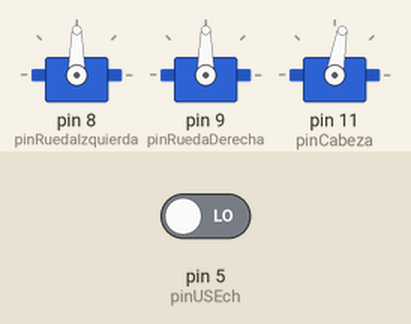
Simulated run of this sketch. Board: Arduino Uno, built with avr-gcc and run on an emulated ATmega328P. Shown: 3 × servo. Inputs (shaded band) come from the test bench; at power-on: pin 5 (pinUSEch) LOW.

Above: at 0.1 s.
At 2.1 s:
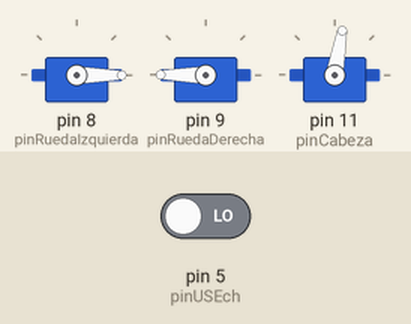
Timing chart, 0 to 3.6 s (numbered marks = the images above):
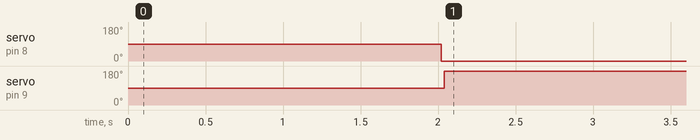

The sketch:

EvitaObstaculos.ino
```cpp
/******************************************************************
 *                           Librerias                            *
 ******************************************************************/

#include <Servo.h>

/******************************************************************
 *                    Definicion de variable                      *
 ******************************************************************/

/* Definicion de Pines para la placa */

#define pinRuedaIzquierda              8
#define pinRuedaDerecha                9
#define pinCabeza                     11
#define pinUSTri                       4   /*   Sensor ultrasonico trigger */
#define pinUSEch                       5   /*   Sensor ultrasonico echo    */

/* Definicion de los valores que se pones a los servos de rotación continua,
 es decir, a las ruedas */
#define ruedaParadaValor              90
#define ruedaIzquierdaAvanceValor      0
#define ruedaIzquierdaRetrocesoValor 180
#define ruedaDerechaAvanceValor      180
#define ruedaDerechaRetrocesoValor     0

/* Definimos los posibles estados de la maquina de estados del programa */
#define CONTROL_MANUAL                 0
#define SEGUIR_LINEAS                  1
#define EVITAR_LUCES                   2
#define EVITAR_OBSTACULOS              3

/* Variable que controla el estado actual del programa */
int estadoActual;

/* Objetos de la clase servo para cada servo */
Servo ruedaIzquierda;                         /*  Valores entre 0 y 180  */
Servo ruedaDerecha;                           /*  Valores entre 0 y 180  */

/* Variables del modo evitar obstaculos */
#define US_ANGULO_CENTRO                     80
#define US_ANGULO_IZQUIERDA                 110
#define US_ANGULO_DERECHA                    50
#define US_DELAY_ESPERA_RESPUESTA           500
#define OBSTACULO_DETECTADO                   0
#define OBSTACULO_NO_DETECTADO                1
#define DELAY_BUSCAR_OBSTACULO_CABEZA       500
int obstaculo = OBSTACULO_NO_DETECTADO;
Servo cabeza;                                 /*  Valores entre 0 y 180  */
boolean ibaHaciaDelante = true;
int ultimoAnguloCabeza;

/* El modo de evitar obstaculo consume mucho tiempo, durante el cual
   los datos recividos por el Bluetooth no se esten tratando. Para
   solucionar esto se ha divido el algoritmo en varias partes de forma
   que entre las diferentes etapas se procesen los datos recibidos */
#define US_STATE_CHECK_NO_EMPEZADO          0
#define US_STATE_CHECK_CENTRO               1
#define US_STATE_CHECK_DERECHA              2
#define US_STATE_CHECK_IZQUIERDA            3

int ultimoEstadoUS = US_STATE_CHECK_NO_EMPEZADO;
void (*pt2Funcion)() = NULL;

/* Delay por defecto */
#define delayDefecto                 10

/******************************************************************
 *                     Definicion de funciones                    *
 ******************************************************************/

//bqBAT (bq US)
long TP_init_4_5() {
  digitalWrite(pinUSTri, LOW);
  delayMicroseconds(2);
  digitalWrite(pinUSTri, HIGH);
  delayMicroseconds(10);
  digitalWrite(pinUSTri, LOW);
  long microsegundos = pulseIn(pinUSEch ,HIGH);
  return microsegundos;
}

long distancia_4_5() {
  long microsegundos = TP_init_4_5();
  long distancia;
  distancia = microsegundos/29/2;
  return distancia;
}


void girarCabeza(int angulo, int duracionDelay) {
  cabeza.write(angulo);
  delay(duracionDelay);
  ultimoAnguloCabeza = angulo;
}

int buscarObstaculo(int angulo) {
  int distancia = 0;

  if(angulo != ultimoAnguloCabeza)
  {
    girarCabeza(angulo, DELAY_BUSCAR_OBSTACULO_CABEZA);
  }

  distancia = distancia_4_5();

  if ((distancia != 0) && (distancia < 25)) {
    return OBSTACULO_DETECTADO;

  }

  return OBSTACULO_NO_DETECTADO;
}

void pararRuedas() {
  ruedaIzquierda.write(ruedaParadaValor);
  delay(delayDefecto);

  ruedaDerecha.write(ruedaParadaValor);
  delay(delayDefecto);
}

void const irAdelante() {
  if(ultimoAnguloCabeza != US_ANGULO_CENTRO) {
    girarCabeza(US_ANGULO_CENTRO, delayDefecto);
  }

  ruedaIzquierda.write(ruedaIzquierdaAvanceValor);
  delay(delayDefecto);

  ruedaDerecha.write(ruedaDerechaAvanceValor);
  delay(delayDefecto);
}


void irAtras() {
  ruedaIzquierda.write(ruedaIzquierdaRetrocesoValor);
  delay(delayDefecto);

  ruedaDerecha.write(ruedaDerechaRetrocesoValor);
  delay(delayDefecto);
}


void irIzquierda() {
  ruedaIzquierda.write(ruedaParadaValor);
  delay(delayDefecto);

  ruedaDerecha.write(ruedaDerechaAvanceValor);
  delay(delayDefecto);
}


void irDerecha() {
  ruedaIzquierda.write(ruedaIzquierdaAvanceValor);
  delay(delayDefecto);

  ruedaDerecha.write(ruedaParadaValor);
  delay(delayDefecto);
}

void buscarObjeto(int angulo, int nuevoEstado, void (*pt2Funcion)()){
    obstaculo = buscarObstaculo(angulo);
    delay(DELAY_BUSCAR_OBSTACULO_CABEZA);

    if (obstaculo == OBSTACULO_NO_DETECTADO) {
      (*pt2Funcion)();
      ultimoEstadoUS = US_STATE_CHECK_NO_EMPEZADO;
    } else {
      ultimoEstadoUS = nuevoEstado;
    }
}

/* El robot esta en modo evitar obstaculos */
void evitarObstaculos() {
  switch (ultimoEstadoUS) {
      /* No he compradobado ninguna posicion */
      case US_STATE_CHECK_NO_EMPEZADO:
        pt2Funcion = &irAdelante;
        buscarObjeto(US_ANGULO_CENTRO,US_STATE_CHECK_CENTRO,pt2Funcion);
        break;
      /* Hay un objeto delante mia */
      case US_STATE_CHECK_CENTRO:
        pt2Funcion = &irDerecha;
        buscarObjeto(US_ANGULO_DERECHA,US_STATE_CHECK_DERECHA,pt2Funcion);
        break;
      /* Hay un objeto delante mia y a mi derecha */
      case US_STATE_CHECK_DERECHA:
        pt2Funcion = &irIzquierda;
        buscarObjeto(US_ANGULO_IZQUIERDA,US_STATE_CHECK_IZQUIERDA,pt2Funcion);
        break;
      /* Hay un objeto delate mia, a mi derecha y a mi izquierda */
      case US_STATE_CHECK_IZQUIERDA:
        ultimoEstadoUS = US_STATE_CHECK_CENTRO;
        irAtras();
        break;
  }
}

/******************************************************************
 *                             Setup                              *
 ******************************************************************/

void setup() {

  /* Definimos el pin necesario para cada objeto */
  ruedaIzquierda.attach(pinRuedaIzquierda);
  ruedaDerecha.attach(pinRuedaDerecha);
  cabeza.attach(pinCabeza);
  /* No definimos los pines para los sensores analogiocs del A0 y A1 */

  /* Paramos el robot al principio */
  pararRuedas();

  /* Miramos al frente */
  girarCabeza(US_ANGULO_CENTRO,DELAY_BUSCAR_OBSTACULO_CABEZA);

  /* Actualizamos el estado */
  estadoActual = EVITAR_OBSTACULOS;

  /* Actualizamos el estado US */
  ultimoEstadoUS = US_STATE_CHECK_NO_EMPEZADO;
}

/******************************************************************
 *                  Principal loop del programa                   *
 ******************************************************************/

void loop() {
  /* Segun el estado en el que esté realizo una u otra tarea */
  switch (estadoActual)
  {
    case CONTROL_MANUAL:

      break;
    case SEGUIR_LINEAS:

      break;
    case EVITAR_LUCES:

      break;
    case EVITAR_OBSTACULOS:
      evitarObstaculos();
      break;
  }
}
```

Measured:
- by itself, servo on pin 8 (pinRuedaIzquierda): 90° → 0° at 2.0 s
- by itself, servo on pin 9 (pinRuedaDerecha): 90° → 180° at 2.0 s
